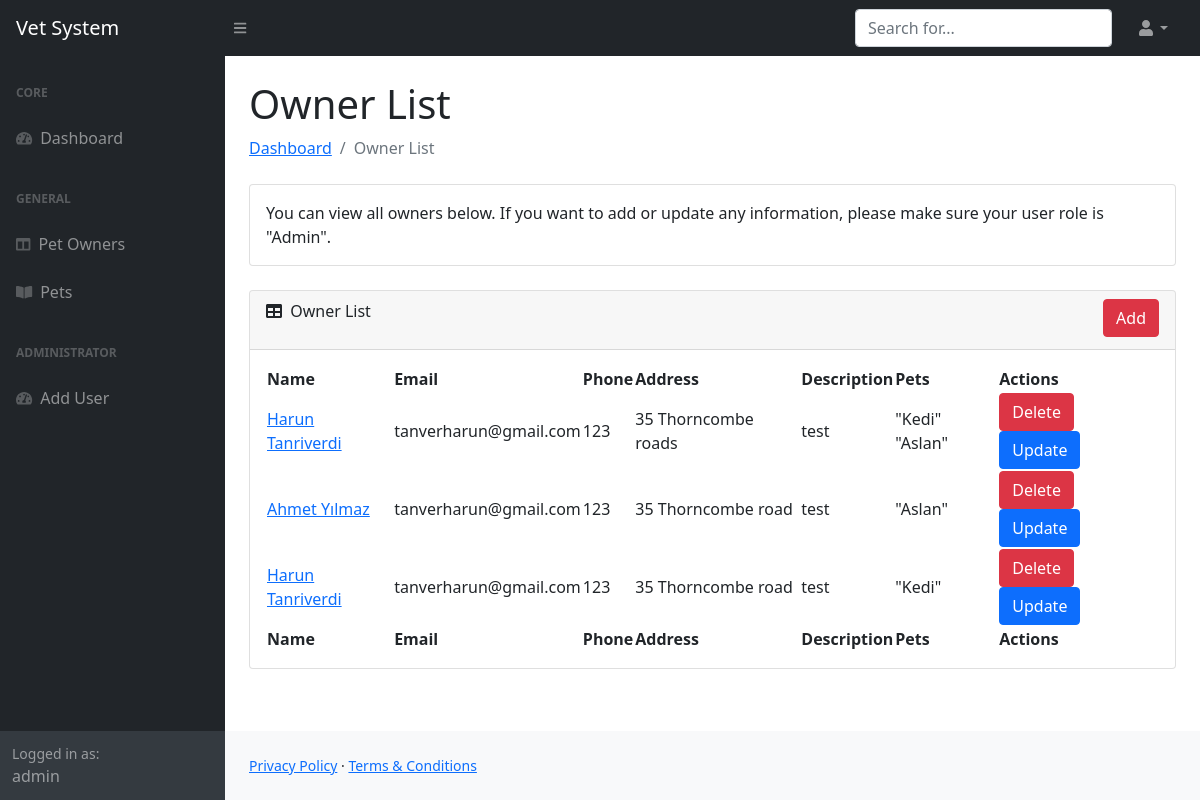
Screenshot of /owners/ (signed in) with the database file from the repository.
### main/models.py (models this page shows, shortened)
class Owners(models.Model):
    pet = models.ManyToManyField(Pets, verbose_name='Pets')
    name = models.CharField(max_length=500, verbose_name='İsim')
    email = models.EmailField( verbose_name='İsim')
    address = models.CharField(max_length=500, verbose_name='Address')
    phone = models.CharField(max_length=30, verbose_name='Phone')
    description = models.TextField(blank=True, max_length=225, verbose_name='Description')
    created_date = models.DateTimeField(auto_now_add=True)
    updated_date = models.DateTimeField(auto_now=True)
    class Meta:
        verbose_name = 'Owner'
        verbose_name_plural = 'Owners'

class Pets(models.Model):
    name = models.CharField(max_length=200, verbose_name='Pet Name')
    type = models.CharField(max_length=200, verbose_name='Pet Type')
    breed = models.CharField(max_length=200,  verbose_name='Breed')
    age = models.PositiveIntegerField(verbose_name='Pet Age', null=True)
    description = models.TextField(blank=True, verbose_name='Description')
    created_date = models.DateTimeField(auto_now_add=True)
    updated_date = models.DateTimeField(auto_now=True)
    def __str__(self):
        return self.name
    class Meta:
        verbose_name = 'Pet'
        verbose_name_plural = ' Pets'

### main/views.py (the view)
# urls.py: path('owners/', views.OwnerView, name='owners'),
@login_required(login_url="/login/")
def OwnerView(request):
    owners = Owners.objects.all()
    return render(request, 'owners_index.html', {'owners': owners
                                                 })

### main/templates/owners_index.html (shortened to what this page needs)
{% load static %}
<!DOCTYPE html>
<html lang="en">
    <head>
        <link href="https://cdn.jsdelivr.net/npm/simple-datatables@latest/dist/style.css" rel="stylesheet" />
        <link href="{% static 'css/styles.css' %}" rel="stylesheet" />
    </head>
    <body class="sb-nav-fixed">
    {% include 'includes/header.html' %}
        <div id="layoutSidenav">
            <div id="layoutSidenav_nav">
                {% include 'includes/sidebar.html' %}
            </div>
            <div id="layoutSidenav_content">
                <main>
                    <div class="container-fluid px-4">
                        <h1 class="mt-4">Owner List</h1>
                        <ol class="breadcrumb mb-4">
                            <li class="breadcrumb-item"><a href="{% url 'home' %}">Dashboard</a></li>
                            <li class="breadcrumb-item active">Owner List</li>
                        </ol>
                        <div class="card mb-4">
                            <div class="card-body">
                                You can view all owners below. If you want to add or update any information, please make sure your user role is "Admin".
                            </div>
                        </div>
                        <div class="card mb-4">
                            <div class="card-header">
                                <div class="row">
                                    <div class="col-6">
                                        <i class="fas fa-table me-1"></i>
                                        Owner List
                                    </div>
                                    <div class="col-6">
                                        <div class="text-lg-end mb-1">
                                            <a href="{% url 'owner-add' %}" type="submit"  class=" btn btn-danger">Add</a>
                                        </div>
                                    </div>
                                </div>
                            </div>
                            <div class="card-body">
                                <table id="datatablesSimple">
                                    <thead>
                                        <tr>
                                            <th>Name</th>
                                            <th>Email</th>
                                            <th>Phone</th>
                                            <th>Address</th>
                                            <th>Description</th>
                                            <th>Pets</th>
                                            <th>Actions</th>
                                        </tr>
                                    </thead>
                                    <tfoot>
                                        <tr>
                                            <th>Name</th>
                                            <th>Email</th>
                                            <th>Phone</th>
                                            <th>Address</th>
                                            <th>Description</th>
                                            <th>Pets</th>
                                            <th>Actions</th>
                                        </tr>
                                    </tfoot>
                                    <tbody>
                                        {% for owner in owners %}
                                        <tr>
                                            <td><a href="{% url 'owner-detail' owner.id %}">{{ owner.name }}</a> </td>
                                            <td>{{ owner.email }}</td>
                                            <td>{{ owner.phone }}</td>
                                            <td>{{ owner.address }}</td>
                                            <td>{{ owner.description }}</td>
                                            <td>{% for pet in owner.pet.all %}"{{ pet }}" {% endfor %}</td>
                                            <td>{% if perms.main.delete_owners %}<a href="{% url 'owner-delete' owner.id %}" class="btn btn-danger">Delete</a>&nbsp;{% endif %}<a href="{% url 'owner-update' owner.id %}" class="btn btn-primary">Update</a> </td>
                                        </tr>
                                        {% endfor %}
                                    </tbody>
                                </table>
                            </div>
                        </div>
                    </div>
                </main>
                {% include 'includes/footer.html' %}
            </div>
        </div>
    </body>
</html>

### templates/includes/sidebar.html (shortened to what this page needs)
{% load static %}
<nav class="sb-sidenav accordion sb-sidenav-dark" id="sidenavAccordion">
    <div class="sb-sidenav-menu">
        <div class="nav">
            <div class="sb-sidenav-menu-heading">Core</div>
            <a class="nav-link" href="{% url 'home' %}">
                <div class="sb-nav-link-icon"><i class="fas fa-tachometer-alt"></i></div>
                Dashboard
            </a>
            <div class="sb-sidenav-menu-heading">General</div>
            <a class="nav-link" href="{% url 'owners' %}">
                <div class="sb-nav-link-icon"><i class="fas fa-columns"></i></div>
                Pet Owners
            </a>
            <a class="nav-link" href="{% url 'pets' %}">
                <div class="sb-nav-link-icon"><i class="fas fa-book-open"></i></div>
                Pets
            </a>
            {% if perms.main.add_user %}
                <div class="sb-sidenav-menu-heading">Administrator</div>
                <a class="nav-link" href="{% url 'register' %}">
                    <div class="sb-nav-link-icon"><i class="fas fa-tachometer-alt"></i></div>
                    Add User
                </a>
            {% endif %}
        </div>
    </div>
    <div class="sb-sidenav-footer">
        <div class="small">Logged in as:</div>
        {{ request.user }}
    </div>
</nav>

### rows the page displays
Owners: name "Harun Tanriverdi", email "tanverharun@gmail.com", phone "123", address "35 Thorncombe roads", description "test"
Pets: name "Kedi"
Pets: name "Aslan"
Owners: name "Ahmet Yılmaz", email "tanverharun@gmail.com", phone "123", address "35 Thorncombe road", description "test"
Owners: name "Harun Tanriverdi", email "tanverharun@gmail.com", phone "123", address "35 Thorncombe road", description "test"

### other values shown
{{ request.user }} "admin"
